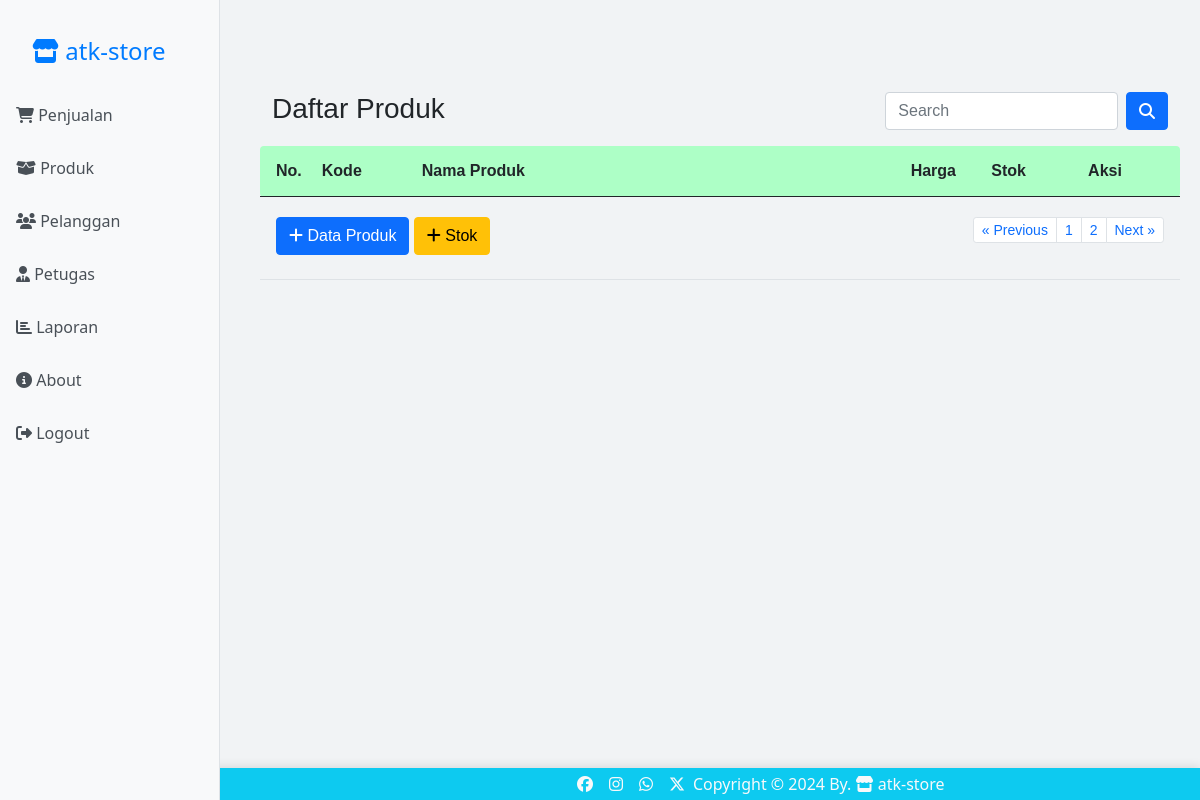
The page /produk/index.php?halaman=3 (signed in) on the database as committed earlier.
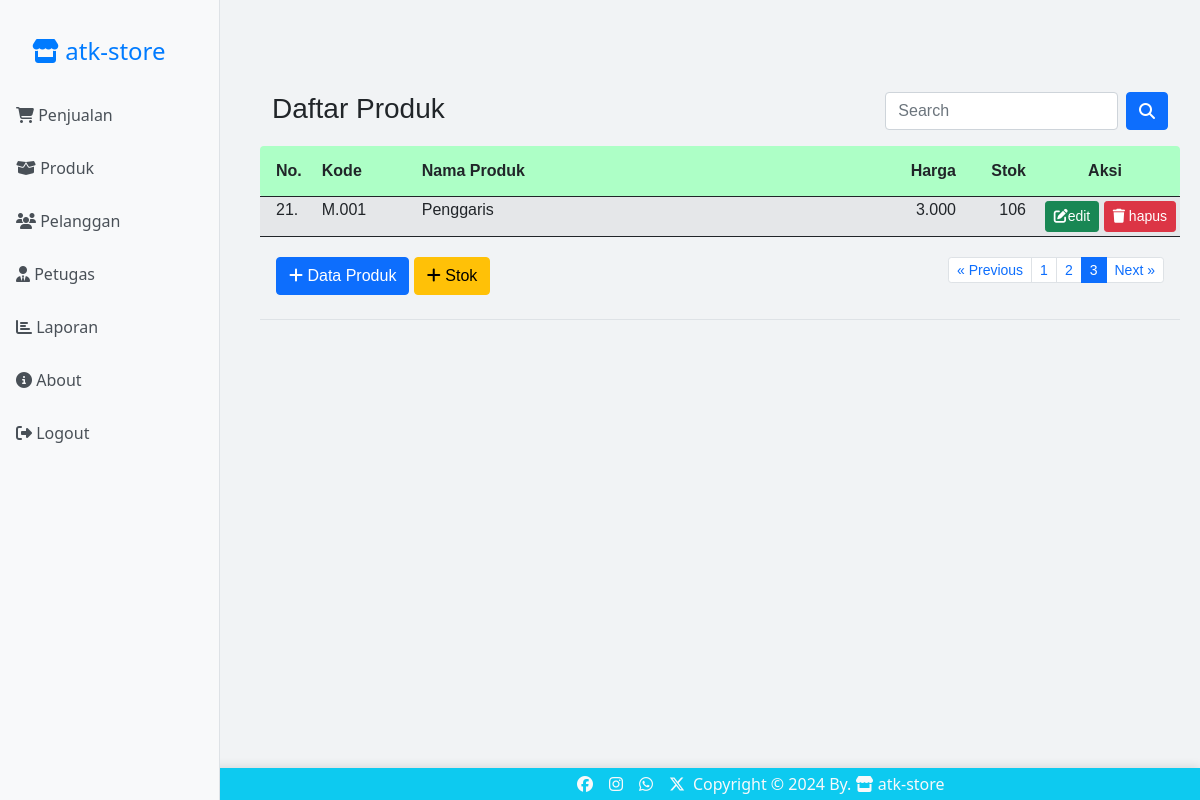
The same page on the database as committed later.
### tables this page shows
CREATE TABLE `produk` (
  `id_produk` int(11) NOT NULL,
  `kode_produk` varchar(15) DEFAULT NULL,
  `nama_produk` varchar(50) DEFAULT NULL,
  `harga` int(11) DEFAULT NULL,
  `stok` int(11) DEFAULT NULL
);

### produk/index.php (the view, shortened to what the changed rows need)
<?php
if (!isset($_SESSION['username']) && !isset($_SESSION['password'])) {
	?>
	<meta http-equiv="refresh" content="0;url=../login.php">
	<?php
} else {
	?>
	<html>
	<!DOCTYPE html>
	<html lang="en">
	<head>
		<link rel="stylesheet" href="../bootstrap/css/bootstrap.min.css" />
		<link rel="stylesheet" href="../styleMe.css">
	</head>
	<body>
		<?php include "../sidebar.php" ?>
		<main>
			<br><br><br>
			<table class="table table-hover table-striped table-sm">
				<thead class=" text-dark" style="background-color: #adffc6; color: white;">
					<tr>
						<th class="p-3 rounded-start" width="55px">No.</th>
						<th class="py-3" width="100px">Kode</th>
						<th class="py-3">Nama Produk</th>
						<th class="py-3 text-end" width="100px">Harga</th>
						<th class="py-3 text-end" width="70px">Stok</th>
						<th class="py-3 text-center rounded-end" width="150px">Aksi</th>
					</tr>
				</thead>
				<tbody>
					<?php
					include "../config.php";
					$batas = 10;
					$halaman = isset($_GET['halaman']) ? (int) $_GET['halaman'] : 1;
					$halaman_awal = ($halaman > 1) ? ($halaman * $batas) - $batas : 0;
					if (isset($_GET['np'])) {
						$np = $_GET['np'];
						$sqldata = "select * from produk where nama_produk like '%$np%'";
					} else {
						$sqldata = "select * from produk";
					}
					$resdata = mysqli_query($koneksi, $sqldata);
					$jumlah_data = mysqli_num_rows($resdata);
					$total_halaman = ceil($jumlah_data / $batas);
					if (isset($_GET['np'])) {
						$np = $_GET['np'];
						$sql = "select * from produk where nama_produk like '%$np%' limit $halaman_awal, $batas";
					} else {
						$sql = "select * from produk limit $halaman_awal, $batas";
					}
					$result = mysqli_query($koneksi, $sql);
					$no = $halaman_awal + 1;
					while ($data = mysqli_fetch_array($result)) {
						$hp = number_format($data['harga'], 0, ",", ".");
						$kp = $data['kode_produk'];
						$stokawal = $data['stok'];
						$jmlst = 0;
						$sqltp = "select * from tambah_stok where kode_produk='$kp'";
						$restp = mysqli_query($koneksi, $sqltp);
						$jmltp = 0;
						while ($dttp = mysqli_fetch_array($restp)) {
							$jml = $dttp['jumlah'];
							$jmltp = $jmltp + $jml;
						}
						$stokakhir = $stokawal - $jmlst + $jmltp;
						$sp = number_format($stokakhir, 0, ",", ".");
						if ($stokakhir <= 0) {
							$st_akhir = "<span class='text-danger'><b>Habis</b></span>";
						} else {
							$st_akhir = $sp;
						}
						?>
						<tr>
							<td class="px-3"><?= $no ?>.</td>
							<td><?= $data['kode_produk'] ?></td>
							<td><?= $data['nama_produk'] ?></td>
							<td align="right"><?= $hp ?></td>
							<td align="right"><?= $st_akhir ?></td>
							<td align="right">
								<a href="" class="btn btn-success btn-sm" data-bs-toggle="modal"
									data-bs-target="#modaledit<?= $data['id_produk'] ?>">
									<i class="fas fa-edit"></i>edit
								</a>
								<a class="btn btn-danger btn-sm" href="delete.php?id=<?= $data['id_produk'] ?>"
									onclick="return confirm('Apakah Anda Yakin data produk <?= $data['nama_produk'] ?> akan dihapus ?')"
									class="hapus"><i class="fas fa-trash"></i> hapus
								</a>
							</td>
						</tr>
						<?php
						$no++;
					}
					?>
				</tbody>
				<tfoot>
					<tr>
						<td colspan="6" class="text-center">
							<div class="container">
								<div class="row">
									<div class="col-8 text-end py-3">
										<ul class="pagination justify-content-end pagination-sm">
											<?php
											for ($x = 1; $x <= $total_halaman; $x++) {
												if ($x == $halaman) {
													?>
													<li class="page-item active"><a class="page-link"
															href="?halaman=<?php echo $x ?>"><?php echo $x; ?></a></li>
													<?php
												} else {
													?>
													<li class="page-item"><a class="page-link"
															href="?halaman=<?php echo $x ?>"><?php echo $x; ?></a></li>
													<?php
												}
											}
											?>
										</ul>
									</div>
								</div>
							</div>
						</td>
					</tr>
				</tfoot>
			</table>
		</main>
	</body>
	</html>
<?php } ?>

Rows that differ between the two databases and show on the page:
added produk: kode_produk "M.001", nama_produk "Penggaris", harga "3.000", stok "106"
Other text that changed with them:
new list line: "3"
